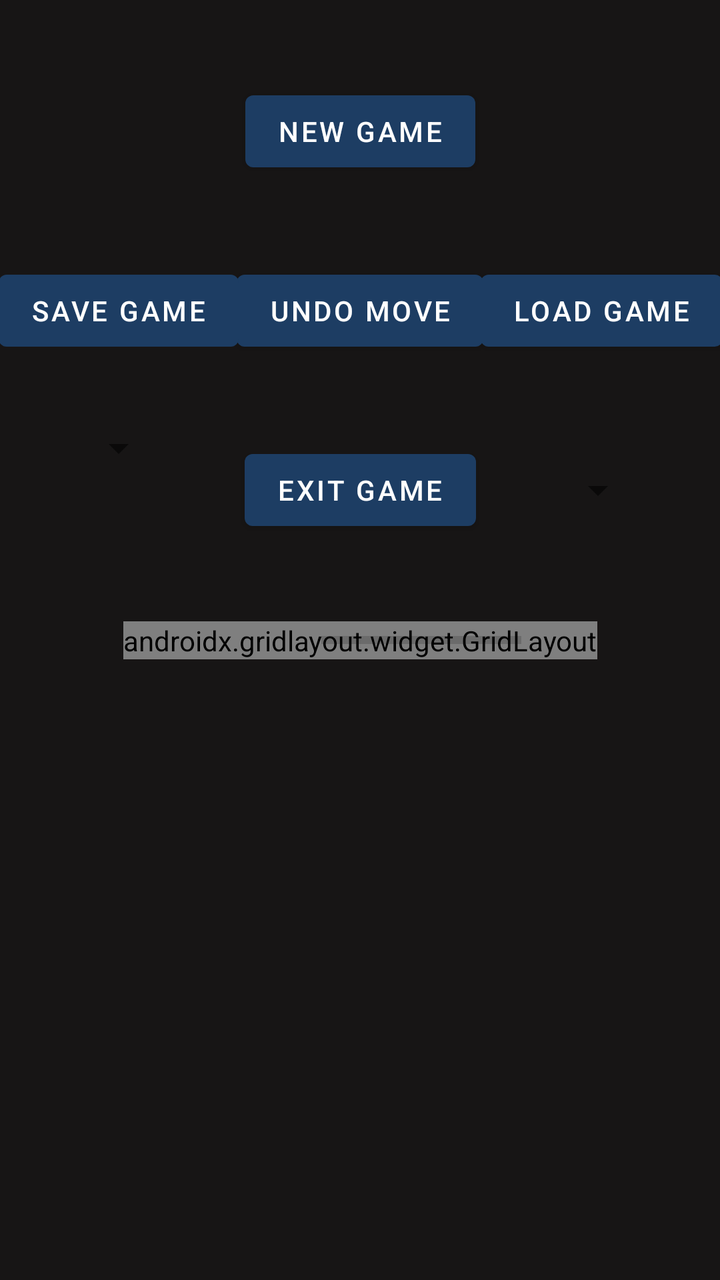
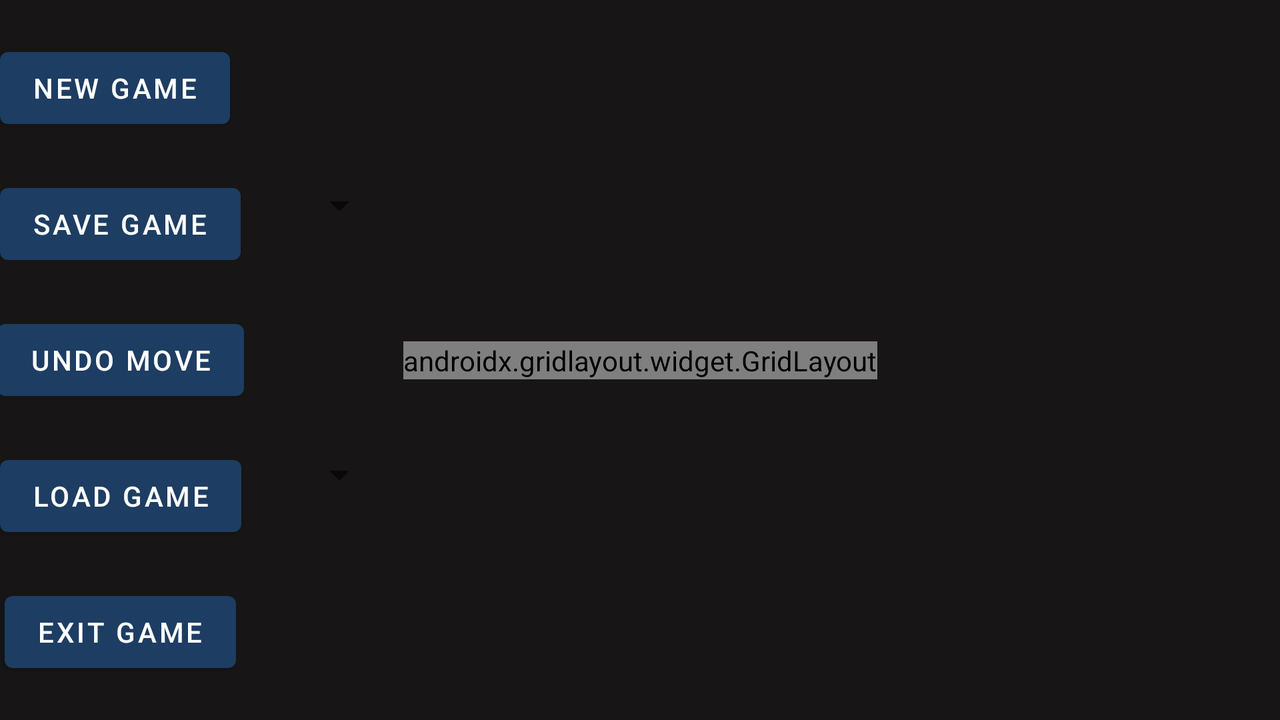

Two renders of one Android screen. The first uses the default layout on a phone; the second uses the alternative layout the repository ships for a different screen configuration, on a matching device. The two XML files are below.
<!-- AndroidManifest.xml: application theme Theme.Chess -->
<!-- res/layout/activity_main.xml -->
<?xml version="1.0" encoding="utf-8"?>
<androidx.constraintlayout.widget.ConstraintLayout xmlns:android="http://schemas.android.com/apk/res/android"
    xmlns:app="http://schemas.android.com/apk/res-auto"
    xmlns:tools="http://schemas.android.com/tools"
    android:layout_width="wrap_content"
    android:layout_height="match_parent"
    android:background="#171515"
    tools:context=".MainActivity">

    <Button
        android:id="@+id/exitGameButton"
        android:layout_width="wrap_content"
        android:layout_height="wrap_content"
        android:text="Exit Game"
        app:layout_constraintBottom_toTopOf="@+id/boardLayout"
        app:layout_constraintEnd_toEndOf="@+id/undoMoveButton"
        app:layout_constraintStart_toStartOf="@+id/undoMoveButton"
        app:layout_constraintTop_toBottomOf="@+id/undoMoveButton" />

    <androidx.recyclerview.widget.RecyclerView
        android:id="@+id/moveHistory"
        android:layout_width="0dp"
        android:layout_height="0dp"
        android:scrollbarSize="10dp"
        app:layout_constraintBottom_toBottomOf="parent"
        app:layout_constraintEnd_toEndOf="parent"
        app:layout_constraintStart_toEndOf="@+id/blackCapturePieces"
        app:layout_constraintTop_toBottomOf="@+id/boardLayout" />

    <androidx.gridlayout.widget.GridLayout
        android:id="@+id/boardLayout"
        android:layout_width="wrap_content"
        android:layout_height="wrap_content"
        app:columnCount="8"
        app:layout_constraintBottom_toBottomOf="parent"
        app:layout_constraintEnd_toEndOf="parent"
        app:layout_constraintStart_toStartOf="parent"
        app:layout_constraintTop_toTopOf="parent"
        app:layout_constraintVertical_bias="0.5"
        app:rowCount="8">

        <ImageView
            android:id="@+id/view00"
            android:layout_width="49dp"
            android:layout_height="49dp" />

        <ImageView
            android:id="@+id/view01"
            android:layout_width="49dp"
            android:layout_height="49dp" />

        <ImageView
            android:id="@+id/view02"
            android:layout_width="49dp"
            android:layout_height="49dp" />

        <ImageView
            android:id="@+id/view03"
            android:layout_width="49dp"
            android:layout_height="49dp" />

        <ImageView
            android:id="@+id/view04"
            android:layout_width="49dp"
            android:layout_height="49dp" />

        <ImageView
            android:id="@+id/view05"
            android:layout_width="49dp"
            android:layout_height="49dp" />

        <ImageView
            android:id="@+id/view06"
            android:layout_width="49dp"
            android:layout_height="49dp" />

        <ImageView
            android:id="@+id/view07"
            android:layout_width="49dp"
            android:layout_height="49dp" />

        

        <ImageView
            android:id="@+id/view08"
            android:layout_width="49dp"
            android:layout_height="49dp" />

        <ImageView
            android:id="@+id/view09"
            android:layout_width="49dp"
            android:layout_height="49dp" />

        <ImageView
            android:id="@+id/view10"
            android:layout_width="49dp"
            android:layout_height="49dp" />

        <ImageView
            android:id="@+id/view11"
            android:layout_width="49dp"
            android:layout_height="49dp" />

        <ImageView
            android:id="@+id/view12"
            android:layout_width="49dp"
            android:layout_height="49dp" />

        <ImageView
            android:id="@+id/view13"
            android:layout_width="49dp"
            android:layout_height="49dp" />

        <ImageView
            android:id="@+id/view14"
            android:layout_width="49dp"
            android:layout_height="49dp" />

        <ImageView
            android:id="@+id/view15"
            android:layout_width="49dp"
            android:layout_height="49dp" />

        

        <ImageView
            android:id="@+id/view16"
            android:layout_width="49dp"
            android:layout_height="49dp" />

        <ImageView
            android:id="@+id/view17"
            android:layout_width="49dp"
            android:layout_height="49dp" />

        <ImageView
            android:id="@+id/view18"
            android:layout_width="49dp"
            android:layout_height="49dp" />

        <ImageView
            android:id="@+id/view19"
            android:layout_width="49dp"
            android:layout_height="49dp" />

        <ImageView
            android:id="@+id/view20"
            android:layout_width="49dp"
            android:layout_height="49dp" />

        <ImageView
            android:id="@+id/view21"
            android:layout_width="49dp"
            android:layout_height="49dp" />

        <ImageView
            android:id="@+id/view22"
            android:layout_width="49dp"
            android:layout_height="49dp" />

        <ImageView
            android:id="@+id/view23"
            android:layout_width="49dp"
            android:layout_height="49dp" />

        

        <ImageView
            android:id="@+id/view24"
            android:layout_width="49dp"
            android:layout_height="49dp" />

        <ImageView
            android:id="@+id/view25"
            android:layout_width="49dp"
            android:layout_height="49dp" />

        <ImageView
            android:id="@+id/view26"
            android:layout_width="49dp"
            android:layout_height="49dp" />

        <ImageView
            android:id="@+id/view27"
            android:layout_width="49dp"
            android:layout_height="49dp" />

        <ImageView
            android:id="@+id/view28"
            android:layout_width="49dp"
            android:layout_height="49dp" />

        <ImageView
            android:id="@+id/view29"
            android:layout_width="49dp"
            android:layout_height="49dp" />

        <ImageView
            android:id="@+id/view30"
            android:layout_width="49dp"
            android:layout_height="49dp" />

        <ImageView
            android:id="@+id/view31"
            android:layout_width="49dp"
            android:layout_height="49dp" />

        

        <ImageView
            android:id="@+id/view32"
            android:layout_width="49dp"
            android:layout_height="49dp" />

        <ImageView
            android:id="@+id/view33"
            android:layout_width="49dp"
            android:layout_height="49dp" />

        <ImageView
            android:id="@+id/view34"
            android:layout_width="49dp"
            android:layout_height="49dp" />

        <ImageView
            android:id="@+id/view35"
            android:layout_width="49dp"
            android:layout_height="49dp" />

        <ImageView
            android:id="@+id/view36"
            android:layout_width="49dp"
            android:layout_height="49dp" />

        <ImageView
            android:id="@+id/view37"
            android:layout_width="49dp"
            android:layout_height="49dp" />

        <ImageView
            android:id="@+id/view38"
            android:layout_width="49dp"
            android:layout_height="49dp" />

        <ImageView
            android:id="@+id/view39"
            android:layout_width="49dp"
            android:layout_height="49dp" />

        

        <ImageView
            android:id="@+id/view40"
            android:layout_width="49dp"
            android:layout_height="49dp" />

        <ImageView
            android:id="@+id/view41"
            android:layout_width="49dp"
            android:layout_height="49dp" />

        <ImageView
            android:id="@+id/view42"
            android:layout_width="49dp"
            android:layout_height="49dp" />

        <ImageView
            android:id="@+id/view43"
            android:layout_width="49dp"
            android:layout_height="49dp" />

        <ImageView
            android:id="@+id/view44"
            android:layout_width="49dp"
            android:layout_height="49dp" />

        <ImageView
            android:id="@+id/view45"
            android:layout_width="49dp"
            android:layout_height="49dp" />

        <ImageView
            android:id="@+id/view46"
            android:layout_width="49dp"
            android:layout_height="49dp" />

        <ImageView
            android:id="@+id/view47"
            android:layout_width="49dp"
            android:layout_height="49dp" />

        

        <ImageView
            android:id="@+id/view48"
            android:layout_width="49dp"
            android:layout_height="49dp" />

        <ImageView
            android:id="@+id/view49"
            android:layout_width="49dp"
            android:layout_height="49dp" />

        <ImageView
            android:id="@+id/view50"
            android:layout_width="49dp"
            android:layout_height="49dp" />

        <ImageView
            android:id="@+id/view51"
            android:layout_width="49dp"
            android:layout_height="49dp" />

        <ImageView
            android:id="@+id/view52"
            android:layout_width="49dp"
            android:layout_height="49dp" />

        <ImageView
            android:id="@+id/view53"
            android:layout_width="49dp"
            android:layout_height="49dp" />

        <ImageView
            android:id="@+id/view54"
            android:layout_width="49dp"
            android:layout_height="49dp" />

        <ImageView
            android:id="@+id/view55"
            android:layout_width="49dp"
            android:layout_height="49dp" />

        

        <ImageView
            android:id="@+id/view56"
            android:layout_width="49dp"
            android:layout_height="49dp" />

        <ImageView
            android:id="@+id/view57"
            android:layout_width="49dp"
            android:layout_height="49dp" />

        <ImageView
            android:id="@+id/view58"
            android:layout_width="49dp"
            android:layout_height="49dp" />

        <ImageView
            android:id="@+id/view59"
            android:layout_width="49dp"
            android:layout_height="49dp" />

        <ImageView
            android:id="@+id/view60"
            android:layout_width="49dp"
            android:layout_height="49dp" />

        <ImageView
            android:id="@+id/view61"
            android:layout_width="49dp"
            android:layout_height="49dp" />

        <ImageView
            android:id="@+id/view62"
            android:layout_width="49dp"
            android:layout_height="49dp" />

        <ImageView
            android:id="@+id/view63"
            android:layout_width="49dp"
            android:layout_height="49dp" />

    </androidx.gridlayout.widget.GridLayout>

    <androidx.recyclerview.widget.RecyclerView
        android:id="@+id/whiteCapturedPiece"
        android:layout_width="0dp"
        android:layout_height="0dp"
        tools:layout_editor_absoluteY="631dp"
        app:layout_constraintEnd_toEndOf="@+id/blackCapturePieces"
        app:layout_constraintTop_toBottomOf="@+id/blackCapturePieces"
        app:layout_constraintBottom_toBottomOf="parent"
        app:layout_constraintStart_toStartOf="@+id/blackCapturePieces"/>

    <androidx.recyclerview.widget.RecyclerView
        android:id="@+id/blackCapturePieces"
        android:layout_width="0dp"
        android:layout_height="0dp"
        app:layout_constraintBottom_toTopOf="@id/whiteCapturedPiece"
        app:layout_constraintEnd_toStartOf="@+id/moveHistory"
        app:layout_constraintStart_toStartOf="parent"
        app:layout_constraintTop_toBottomOf="@+id/boardLayout" />

    <Button
        android:id="@+id/newGameButton"
        android:layout_width="wrap_content"
        android:layout_height="wrap_content"
        android:text="New Game"
        app:layout_constraintBottom_toTopOf="@+id/undoMoveButton"
        app:layout_constraintEnd_toEndOf="parent"
        app:layout_constraintStart_toStartOf="parent"
        app:layout_constraintTop_toTopOf="parent" />

    <Button
        android:id="@+id/undoMoveButton"
        android:layout_width="wrap_content"
        android:layout_height="wrap_content"
        android:text="Undo Move"
        app:layout_constraintBottom_toTopOf="@+id/exitGameButton"
        app:layout_constraintEnd_toEndOf="@+id/newGameButton"
        app:layout_constraintStart_toStartOf="@+id/newGameButton"
        app:layout_constraintTop_toBottomOf="@+id/newGameButton" />

    <Button
        android:id="@+id/saveGameButton"
        android:layout_width="wrap_content"
        android:layout_height="wrap_content"
        android:text="Save Game"
        app:layout_constraintBottom_toBottomOf="@+id/exitGameButton"
        app:layout_constraintEnd_toStartOf="@+id/undoMoveButton"
        app:layout_constraintStart_toStartOf="parent"
        app:layout_constraintTop_toTopOf="@+id/newGameButton" />

    <Button
        android:id="@+id/resumeGameButton"
        android:layout_width="wrap_content"
        android:layout_height="wrap_content"
        android:text="Load Game"
        app:layout_constraintBottom_toBottomOf="@+id/exitGameButton"
        app:layout_constraintEnd_toEndOf="parent"
        app:layout_constraintStart_toEndOf="@+id/undoMoveButton"
        app:layout_constraintTop_toTopOf="@+id/newGameButton" />

    <Spinner
        android:id="@+id/AILevelSpinner"
        android:layout_width="wrap_content"
        android:layout_height="wrap_content"
        app:layout_constraintBottom_toBottomOf="@+id/exitGameButton"
        app:layout_constraintEnd_toEndOf="@+id/saveGameButton"
        app:layout_constraintStart_toStartOf="@+id/saveGameButton"
        app:layout_constraintTop_toBottomOf="@+id/saveGameButton" />

    <Spinner
        android:id="@+id/whoIsAISpinner"
        android:layout_width="wrap_content"
        android:layout_height="wrap_content"
        app:layout_constraintBottom_toBottomOf="@+id/exitGameButton"
        app:layout_constraintEnd_toEndOf="parent"
        app:layout_constraintStart_toEndOf="@+id/exitGameButton"
        app:layout_constraintTop_toTopOf="@+id/exitGameButton" />

    <ProgressBar
        android:id="@+id/AIProgressBar"
        style="?android:attr/progressBarStyleHorizontal"
        android:layout_width="wrap_content"
        android:layout_height="wrap_content"
        app:layout_constraintBottom_toBottomOf="parent"
        app:layout_constraintEnd_toEndOf="parent"
        app:layout_constraintStart_toStartOf="@+id/boardLayout"
        app:layout_constraintTop_toTopOf="parent"
        android:indeterminate="false"
        android:progress="0"
        android:maxHeight="100dp"
        android:minHeight="100dp"

        android:minWidth="100dp"
        android:maxWidth="100dp"/>

</androidx.constraintlayout.widget.ConstraintLayout>
<!-- resources referenced by this layout -->
<resources>
  <style name="Theme.Chess" parent="Theme.MaterialComponents.DayNight.DarkActionBar">
          
          <item name="colorPrimary">#1D3D63</item>
          <item name="colorPrimaryVariant">@color/purple_700</item>
          <item name="colorOnPrimary">@color/white</item>
          
          <item name="colorSecondary">@color/teal_200</item>
          <item name="colorSecondaryVariant">@color/teal_700</item>
          <item name="colorOnSecondary">#1D3D63</item>
          
          <item name="android:statusBarColor" tools:targetApi="l">?attr/colorPrimaryVariant</item>
          
      </style>
</resources>
<!-- res/layout-land/activity_main.xml (the repository's variant of the layout above) -->
<!-- drawn on the phone turned sideways -->
<?xml version="1.0" encoding="utf-8"?>
<androidx.constraintlayout.widget.ConstraintLayout xmlns:android="http://schemas.android.com/apk/res/android"
    xmlns:app="http://schemas.android.com/apk/res-auto"
    xmlns:tools="http://schemas.android.com/tools"
    android:layout_width="match_parent"
    android:layout_height="match_parent"
    android:background="#171515"
    tools:context=".MainActivity">

    <Button
        android:id="@+id/exitGameButton"
        android:layout_width="wrap_content"
        android:layout_height="wrap_content"
        android:text="Exit Game"
        app:layout_constraintBottom_toBottomOf="parent"
        app:layout_constraintEnd_toEndOf="@+id/resumeGameButton"
        app:layout_constraintStart_toStartOf="@+id/resumeGameButton"
        app:layout_constraintTop_toBottomOf="@+id/resumeGameButton" />

    <androidx.recyclerview.widget.RecyclerView
        android:id="@+id/moveHistory"
        android:layout_width="0dp"
        android:layout_height="0dp"
        android:scrollbarSize="10dp"
        app:layout_constraintBottom_toBottomOf="parent"
        app:layout_constraintEnd_toEndOf="@+id/blackCapturePieces"
        app:layout_constraintStart_toStartOf="@+id/blackCapturePieces"
        app:layout_constraintTop_toBottomOf="@+id/blackCapturePieces" />

    <androidx.gridlayout.widget.GridLayout
        android:id="@+id/boardLayout"
        android:layout_width="wrap_content"
        android:layout_height="wrap_content"
        app:columnCount="8"
        app:layout_constraintBottom_toBottomOf="parent"
        app:layout_constraintEnd_toEndOf="parent"
        app:layout_constraintHorizontal_bias="0.5"
        app:layout_constraintStart_toStartOf="parent"
        app:layout_constraintTop_toTopOf="parent"
        app:layout_constraintVertical_bias="0.5"
        app:rowCount="8">

        <ImageView
            android:id="@+id/view00"
            android:layout_width="36dp"
            android:layout_height="36dp" />

        <ImageView
            android:id="@+id/view01"
            android:layout_width="36dp"
            android:layout_height="36dp" />

        <ImageView
            android:id="@+id/view02"
            android:layout_width="36dp"
            android:layout_height="36dp" />

        <ImageView
            android:id="@+id/view03"
            android:layout_width="36dp"
            android:layout_height="36dp" />

        <ImageView
            android:id="@+id/view04"
            android:layout_width="36dp"
            android:layout_height="36dp" />

        <ImageView
            android:id="@+id/view05"
            android:layout_width="36dp"
            android:layout_height="36dp" />

        <ImageView
            android:id="@+id/view06"
            android:layout_width="36dp"
            android:layout_height="36dp" />

        <ImageView
            android:id="@+id/view07"
            android:layout_width="36dp"
            android:layout_height="36dp" />

        

        <ImageView
            android:id="@+id/view08"
            android:layout_width="36dp"
            android:layout_height="36dp" />

        <ImageView
            android:id="@+id/view09"
            android:layout_width="36dp"
            android:layout_height="36dp" />

        <ImageView
            android:id="@+id/view10"
            android:layout_width="36dp"
            android:layout_height="36dp" />

        <ImageView
            android:id="@+id/view11"
            android:layout_width="36dp"
            android:layout_height="36dp" />

        <ImageView
            android:id="@+id/view12"
            android:layout_width="36dp"
            android:layout_height="36dp" />

        <ImageView
            android:id="@+id/view13"
            android:layout_width="36dp"
            android:layout_height="36dp" />

        <ImageView
            android:id="@+id/view14"
            android:layout_width="36dp"
            android:layout_height="36dp" />

        <ImageView
            android:id="@+id/view15"
            android:layout_width="36dp"
            android:layout_height="36dp" />

        

        <ImageView
            android:id="@+id/view16"
            android:layout_width="36dp"
            android:layout_height="36dp" />

        <ImageView
            android:id="@+id/view17"
            android:layout_width="36dp"
            android:layout_height="36dp" />

        <ImageView
            android:id="@+id/view18"
            android:layout_width="36dp"
            android:layout_height="36dp" />

        <ImageView
            android:id="@+id/view19"
            android:layout_width="36dp"
            android:layout_height="36dp" />

        <ImageView
            android:id="@+id/view20"
            android:layout_width="36dp"
            android:layout_height="36dp" />

        <ImageView
            android:id="@+id/view21"
            android:layout_width="36dp"
            android:layout_height="36dp" />

        <ImageView
            android:id="@+id/view22"
            android:layout_width="36dp"
            android:layout_height="36dp" />

        <ImageView
            android:id="@+id/view23"
            android:layout_width="36dp"
            android:layout_height="36dp" />

        

        <ImageView
            android:id="@+id/view24"
            android:layout_width="36dp"
            android:layout_height="36dp" />

        <ImageView
            android:id="@+id/view25"
            android:layout_width="36dp"
            android:layout_height="36dp" />

        <ImageView
            android:id="@+id/view26"
            android:layout_width="36dp"
            android:layout_height="36dp" />

        <ImageView
            android:id="@+id/view27"
            android:layout_width="36dp"
            android:layout_height="36dp" />

        <ImageView
            android:id="@+id/view28"
            android:layout_width="36dp"
            android:layout_height="36dp" />

        <ImageView
            android:id="@+id/view29"
            android:layout_width="36dp"
            android:layout_height="36dp" />

        <ImageView
            android:id="@+id/view30"
            android:layout_width="36dp"
            android:layout_height="36dp" />

        <ImageView
            android:id="@+id/view31"
            android:layout_width="36dp"
            android:layout_height="36dp" />

        

        <ImageView
            android:id="@+id/view32"
            android:layout_width="36dp"
            android:layout_height="36dp" />

        <ImageView
            android:id="@+id/view33"
            android:layout_width="36dp"
            android:layout_height="36dp" />

        <ImageView
            android:id="@+id/view34"
            android:layout_width="36dp"
            android:layout_height="36dp" />

        <ImageView
            android:id="@+id/view35"
            android:layout_width="36dp"
            android:layout_height="36dp" />

        <ImageView
            android:id="@+id/view36"
            android:layout_width="36dp"
            android:layout_height="36dp" />

        <ImageView
            android:id="@+id/view37"
            android:layout_width="36dp"
            android:layout_height="36dp" />

        <ImageView
            android:id="@+id/view38"
            android:layout_width="36dp"
            android:layout_height="36dp" />

        <ImageView
            android:id="@+id/view39"
            android:layout_width="36dp"
            android:layout_height="36dp" />

        

        <ImageView
            android:id="@+id/view40"
            android:layout_width="36dp"
            android:layout_height="36dp" />

        <ImageView
            android:id="@+id/view41"
            android:layout_width="36dp"
            android:layout_height="36dp" />

        <ImageView
            android:id="@+id/view42"
            android:layout_width="36dp"
            android:layout_height="36dp" />

        <ImageView
            android:id="@+id/view43"
            android:layout_width="36dp"
            android:layout_height="36dp" />

        <ImageView
            android:id="@+id/view44"
            android:layout_width="36dp"
            android:layout_height="36dp" />

        <ImageView
            android:id="@+id/view45"
            android:layout_width="36dp"
            android:layout_height="36dp" />

        <ImageView
            android:id="@+id/view46"
            android:layout_width="36dp"
            android:layout_height="36dp" />

        <ImageView
            android:id="@+id/view47"
            android:layout_width="36dp"
            android:layout_height="36dp" />

        

        <ImageView
            android:id="@+id/view48"
            android:layout_width="36dp"
            android:layout_height="36dp" />

        <ImageView
            android:id="@+id/view49"
            android:layout_width="36dp"
            android:layout_height="36dp" />

        <ImageView
            android:id="@+id/view50"
            android:layout_width="36dp"
            android:layout_height="36dp" />

        <ImageView
            android:id="@+id/view51"
            android:layout_width="36dp"
            android:layout_height="36dp" />

        <ImageView
            android:id="@+id/view52"
            android:layout_width="36dp"
            android:layout_height="36dp" />

        <ImageView
            android:id="@+id/view53"
            android:layout_width="36dp"
            android:layout_height="36dp" />

        <ImageView
            android:id="@+id/view54"
            android:layout_width="36dp"
            android:layout_height="36dp" />

        <ImageView
            android:id="@+id/view55"
            android:layout_width="36dp"
            android:layout_height="36dp" />

        

        <ImageView
            android:id="@+id/view56"
            android:layout_width="36dp"
            android:layout_height="36dp" />

        <ImageView
            android:id="@+id/view57"
            android:layout_width="36dp"
            android:layout_height="36dp" />

        <ImageView
            android:id="@+id/view58"
            android:layout_width="36dp"
            android:layout_height="36dp" />

        <ImageView
            android:id="@+id/view59"
            android:layout_width="36dp"
            android:layout_height="36dp" />

        <ImageView
            android:id="@+id/view60"
            android:layout_width="36dp"
            android:layout_height="36dp" />

        <ImageView
            android:id="@+id/view61"
            android:layout_width="36dp"
            android:layout_height="36dp" />

        <ImageView
            android:id="@+id/view62"
            android:layout_width="36dp"
            android:layout_height="36dp" />

        <ImageView
            android:id="@+id/view63"
            android:layout_width="36dp"
            android:layout_height="36dp" />

    </androidx.gridlayout.widget.GridLayout>

    <androidx.recyclerview.widget.RecyclerView
        android:id="@+id/whiteCapturedPiece"
        android:layout_width="0dp"
        android:layout_height="0dp"
        app:layout_constraintBottom_toTopOf="@+id/blackCapturePieces"
        app:layout_constraintEnd_toEndOf="parent"
        app:layout_constraintStart_toEndOf="@+id/boardLayout"
        app:layout_constraintTop_toTopOf="parent" />

    <androidx.recyclerview.widget.RecyclerView
        android:id="@+id/blackCapturePieces"
        android:layout_width="0dp"
        android:layout_height="0dp"
        app:layout_constraintBottom_toTopOf="@+id/moveHistory"
        app:layout_constraintEnd_toEndOf="parent"
        app:layout_constraintStart_toEndOf="@+id/boardLayout"
        app:layout_constraintTop_toBottomOf="@+id/whiteCapturedPiece" />

    <Button
        android:id="@+id/newGameButton"
        android:layout_width="wrap_content"
        android:layout_height="wrap_content"
        android:text="New Game"
        app:layout_constraintStart_toStartOf="parent"
        app:layout_constraintTop_toTopOf="parent"
        app:layout_constraintBottom_toTopOf="@+id/saveGameButton"
        app:layout_constraintEnd_toEndOf="@+id/saveGameButton"/>

    <Button
        android:id="@+id/undoMoveButton"
        android:layout_width="wrap_content"
        android:layout_height="wrap_content"
        android:text="Undo Move"
        app:layout_constraintEnd_toEndOf="@+id/saveGameButton"
        app:layout_constraintStart_toStartOf="@+id/saveGameButton"
        app:layout_constraintTop_toBottomOf="@+id/saveGameButton"
        app:layout_constraintBottom_toTopOf="@+id/resumeGameButton"/>

    <Button
        android:id="@+id/saveGameButton"
        android:layout_width="wrap_content"
        android:layout_height="wrap_content"
        android:text="Save Game"
        app:layout_constraintEnd_toEndOf="@+id/newGameButton"
        app:layout_constraintStart_toStartOf="@+id/newGameButton"
        app:layout_constraintTop_toBottomOf="@+id/newGameButton"
        app:layout_constraintBottom_toTopOf="@id/undoMoveButton"/>

    <Button
        android:id="@+id/resumeGameButton"
        android:layout_width="wrap_content"
        android:layout_height="wrap_content"
        android:text="Load Game"
        app:layout_constraintEnd_toEndOf="@+id/undoMoveButton"
        app:layout_constraintStart_toStartOf="@+id/undoMoveButton"
        app:layout_constraintTop_toBottomOf="@+id/undoMoveButton"
        app:layout_constraintBottom_toTopOf="@+id/exitGameButton"/>

    <Spinner
        android:id="@+id/AILevelSpinner"
        android:layout_width="wrap_content"
        android:layout_height="wrap_content"
        app:layout_constraintBottom_toBottomOf="parent"
        app:layout_constraintEnd_toStartOf="@+id/boardLayout"
        app:layout_constraintHorizontal_bias="0.75"
        app:layout_constraintStart_toEndOf="@+id/undoMoveButton"
        app:layout_constraintTop_toTopOf="parent"
        app:layout_constraintVertical_bias="0.26999998" />

    <Spinner
        android:id="@+id/whoIsAISpinner"
        android:layout_width="wrap_content"
        android:layout_height="wrap_content"
        app:layout_constraintBottom_toBottomOf="parent"
        app:layout_constraintEnd_toEndOf="@+id/AILevelSpinner"
        app:layout_constraintStart_toStartOf="@+id/AILevelSpinner"
        app:layout_constraintTop_toBottomOf="@+id/AILevelSpinner" />

</androidx.constraintlayout.widget.ConstraintLayout>
